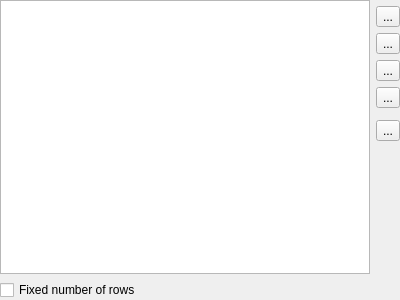
<?xml version="1.0" encoding="UTF-8"?>
<ui version="4.0">
 <class>Form</class>
 <widget class="QWidget" name="Form">
  <property name="geometry">
   <rect>
    <x>0</x>
    <y>0</y>
    <width>400</width>
    <height>300</height>
   </rect>
  </property>
  <property name="windowTitle">
   <string>Form</string>
  </property>
  <layout class="QGridLayout" name="gridLayout">
   <property name="leftMargin">
    <number>0</number>
   </property>
   <property name="topMargin">
    <number>0</number>
   </property>
   <property name="rightMargin">
    <number>0</number>
   </property>
   <property name="bottomMargin">
    <number>0</number>
   </property>
   <item row="0" column="0" rowspan="8">
    <widget class="QTableView" name="tblView">
     <property name="selectionBehavior">
      <enum>QAbstractItemView::SelectRows</enum>
     </property>
     <attribute name="horizontalHeaderStretchLastSection">
      <bool>true</bool>
     </attribute>
    </widget>
   </item>
   <item row="4" column="1">
    <widget class="QToolButton" name="btnRemoveRow">
     <property name="toolTip">
      <string>Remove row</string>
     </property>
     <property name="text">
      <string>...</string>
     </property>
    </widget>
   </item>
   <item row="6" column="1">
    <widget class="QToolButton" name="btnClear">
     <property name="toolTip">
      <string>Clear all</string>
     </property>
     <property name="text">
      <string>...</string>
     </property>
    </widget>
   </item>
   <item row="7" column="1">
    <spacer name="verticalSpacer">
     <property name="orientation">
      <enum>Qt::Vertical</enum>
     </property>
     <property name="sizeHint" stdset="0">
      <size>
       <width>20</width>
       <height>172</height>
      </size>
     </property>
    </spacer>
   </item>
   <item row="8" column="0" colspan="2">
    <widget class="QCheckBox" name="chkFixedRows">
     <property name="text">
      <string>Fixed number of rows</string>
     </property>
    </widget>
   </item>
   <item row="3" column="1">
    <widget class="QToolButton" name="btnAddRow">
     <property name="toolTip">
      <string>Add row</string>
     </property>
     <property name="text">
      <string>...</string>
     </property>
    </widget>
   </item>
   <item row="1" column="1">
    <widget class="QToolButton" name="btnAddColumn">
     <property name="toolTip">
      <string>Add column</string>
     </property>
     <property name="text">
      <string>...</string>
     </property>
    </widget>
   </item>
   <item row="2" column="1">
    <widget class="QToolButton" name="btnRemoveColumn">
     <property name="toolTip">
      <string>Remove column</string>
     </property>
     <property name="text">
      <string>...</string>
     </property>
    </widget>
   </item>
  </layout>
 </widget>
 <resources/>
 <connections/>
</ui>
